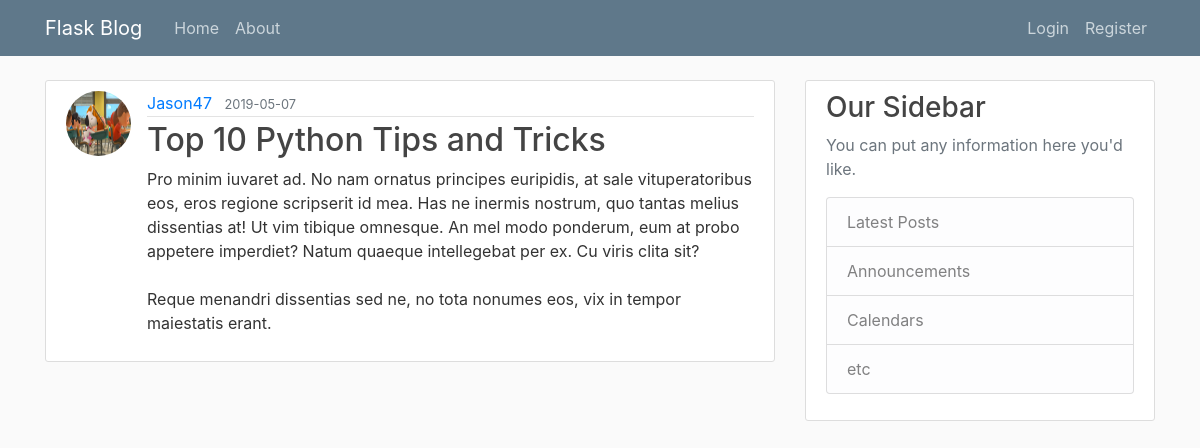
The app's page /post/22 with its own data.
### application/models.py (models this page shows, shortened)
class User(db.Model,UserMixin):
    id = db.Column(db.Integer, primary_key=True)
    username = db.Column(db.String(20), unique=True, nullable=False)
    email = db.Column(db.String(60), unique=True, nullable=False)
    password = db.Column(db.String(60), nullable=False)
    image_file = db.Column(db.String(20), nullable=False, default="default.jpg")
    posts = db.relationship("Post", backref="author", lazy=True)

class Post(db.Model):
    id = db.Column(db.Integer, primary_key=True)
    title = db.Column(db.String(100), nullable=False)
    date_posted = db.Column(db.DateTime, nullable=False, default=datetime.utcnow)
    content = db.Column(db.Text, nullable=False)
    user_id = db.Column(db.Integer, db.ForeignKey("user.id"), nullable=False)

### application/posts/routes.py (the view)
@posts.route("/post/<int:post_id>")
def post(post_id):
    post = Post.query.get_or_404(post_id)
    return render_template("post.html", title=post.title, post=post)

### application/templates/post.html (shortened to what this page needs)
{% extends "layout.html" %}
{% block content %}
    <article class="media content-section">
        <img class="rounded-circle article-img" src="{{ url_for('static',filename='profile_pics/'+post.author.image_file) }}">
        <div class="media-body">
            <div class="article-metadata">
                <a class="mr-2" href="{{ url_for('users.user_posts',username = post.author.username) }}">{{ post.author.username }}</a>
                <small class="text-muted">{{ post.date_posted.strftime("%Y-%m-%d") }}</small>
            </div>
            <h2 class="article-title">{{ post.title }}</h2>
            <p class="article-content">{{ post.content }}</p>
        </div>
    </article>
{% endblock content %}

### application/static/main.css (style rules this page uses)
body { background: #fafafa; color: #333333; margin-top: 5rem; }
h1, h2, h3, h4, h5, h6 { color: #444444; }
.content-section { background: #ffffff; padding: 10px 20px; border: 1px solid #dddddd; border-radius: 3px; margin-bottom: 20px; }
.article-title { color: #444444; }
.article-content { white-space: pre-line; }
.article-img { height: 65px; width: 65px; margin-right: 16px; }
.article-metadata { padding-bottom: 1px; margin-bottom: 4px; border-bottom: 1px solid #e3e3e3 }

### records on screen
User: image_file (picture), author.username "Jason47"
Post: date_posted "2019-05-07", title "Top 10 Python Tips and Tricks", content "Pro minim iuvaret ad. No nam ornatus principes euripidis, at sale vituperatoribus eos, eros regione scripserit id mea. Has ne inermis nostrum, quo tantas melius dissentias at! Ut vim tibique omnesque. An mel modo ponderum, eum at probo appetere imperdiet? Natum quaeque intellegebat per ex. Cu viris clita sit? Reque menandri dissentias sed ne, no tota nonumes eos, vix in tempor maiestatis erant."
